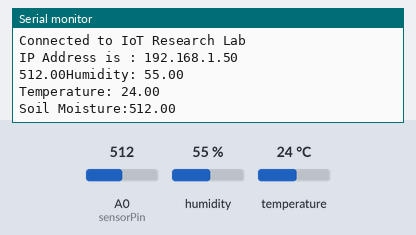
Simulated run of this sketch. Board: ESP8266 (NodeMCU). Parts: the last lines printed to the serial monitor. The inputs (shaded band) are chosen by the test bench; at power-on: humidity 55 %, A0 (sensorPin) = 512, temperature 24 °C. WiFi joins after 1.5 s; servers stay silent unless stated.

Above: at 3.7 s.
3.8 s: humidity set to 22 %
11.7 s: A0 (sensorPin) set to 716
At 14.3 s:
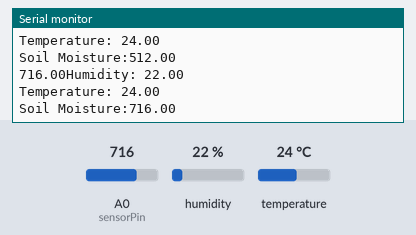
19.6 s: temperature set to 12 °C
At 25.0 s:
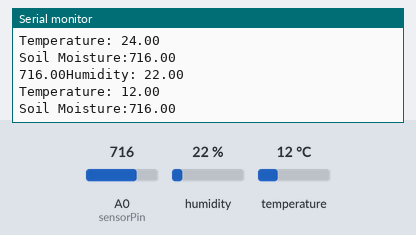
27.5 s: A0 (sensorPin) set to 900
At 34.4 s:
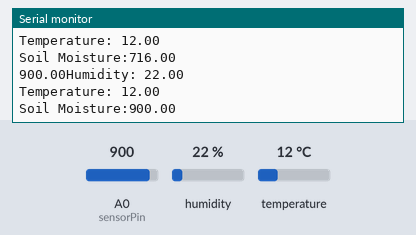
35.4 s: humidity set to 40 %
Timing chart, 0 to 38.4 s (numbered marks = the images above; inputs shaded):
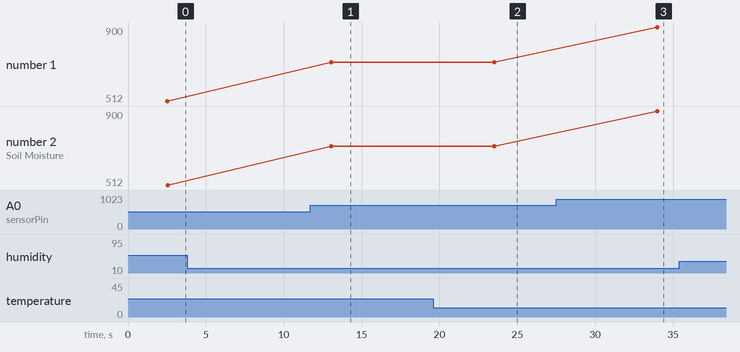

Measured:
- after the input at 11.7 s, the serial monitor: prints a new line after 1.3 s (image 1)
- after the input at 19.6 s, the serial monitor: prints a new line after 3.9 s (image 2)
- after the input at 27.5 s, the serial monitor: prints a new line after 6.5 s (image 3)
- plotted number 1: 512 → 716 after the input at 11.7 s, 716 → 900 after the input at 27.5 s
- plotted number 2: 512 → 716 after the input at 11.7 s, 716 → 900 after the input at 27.5 s

The sketch:

pushing_data_to_firebase.ino
```cpp
#include <ESP8266WiFi.h>                                                    // esp8266 library
#include <FirebaseArduino.h>                                                // firebase library
#include <DHT.h>                                                            // dht11 temperature and humidity sensor library
#define FIREBASE_HOST "smart-green-eceb7.firebaseio.com"                          // the project name address from firebase id
#define FIREBASE_AUTH "hhTrHHEpk8kWwyYuIVnas1bAWW0SVc8Pk2xoDbTH"            // the secret key generated from firebase
#define WIFI_SSID "IoT Research Lab"                                             // input your home or public wifi name
#define WIFI_PASSWORD "IoTlab#2019"                                    //password of wifi ssid
#define DHTPIN D4                                                           // what digital pin we're connected to
#define DHTTYPE DHT11                                                       // select dht type as DHT 11 or DHT22
DHT dht(DHTPIN, DHTTYPE);
int value = 0;
int sensorPin = A0; // Soil Sensor input at Analog PIN A0
int output_value ;
void setup() {
  Serial.begin(9600);
  pinMode(sensorPin, INPUT);
  delay(1000);
  WiFi.begin(WIFI_SSID, WIFI_PASSWORD);                                     //try to connect with wifi
  Serial.print("Connecting to ");
  Serial.print(WIFI_SSID);
  while (WiFi.status() != WL_CONNECTED) {
    Serial.print(".");
    delay(500);
  }
  Serial.println();
  Serial.print("Connected to ");
  Serial.println(WIFI_SSID);
  Serial.print("IP Address is : ");
  Serial.println(WiFi.localIP());                                            //print local IP address
  Firebase.begin(FIREBASE_HOST, FIREBASE_AUTH);                              // connect to firebase
  dht.begin();                                                               //Start reading dht sensor
}
void loop() {
  float h = dht.readHumidity();                                              // Reading temperature or humidity takes about 250 milliseconds!
  float t = dht.readTemperature();                                           // Read temperature as Celsius (the default)
  float m = analogRead(sensorPin);
  Serial.print(m);
  // read the input of digital pin gpio 5
  if (isnan(h) || isnan(t) ||isnan(m)) {                                                // Check if any reads failed and exit early (to try again).
    Serial.println(F("Check sensors whether they are working!"));
    return;
  }
  Serial.print("Humidity: ");  Serial.print(h); Serial.println();
  String fireHumid = String(h) + String("%");                                         //convert integer humidity to string humidity
  Serial.print("Temperature: ");  Serial.print(t);Serial.println();
  String fireTemp = String(t) + String("°C");                                                     //convert integer temperature to string temperature
  Serial.print("Soil Moisture:"); Serial.print(m);Serial.println();
  String fireMoisture = String(m*1/10) + String("%");
  delay(10000);

  Firebase.pushString("/Smart_Green_Data/Humidity", fireHumid);                                  //setup path and send readings
  Firebase.pushString("/Smart_Green_Data/Temperature", fireTemp);
  Firebase.pushString("/Smart_Green_Data/Soil_Moisture", fireMoisture);//setup path and send readings

}
```
